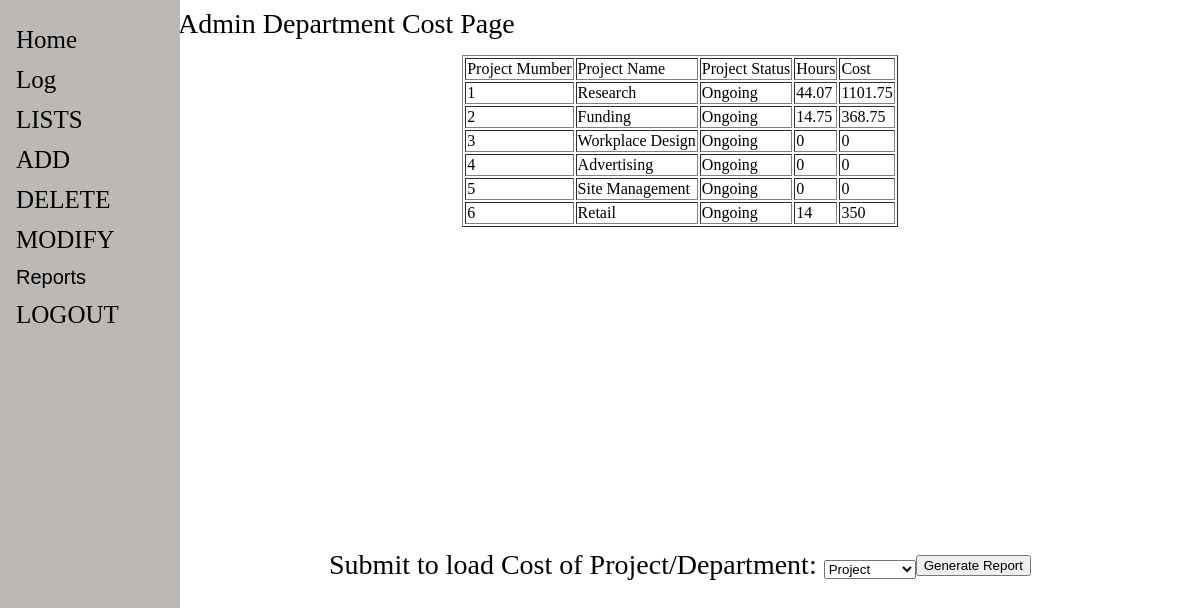
Screenshot of /Admin_Cost.php with the database file from the repository.
### tables this page shows
CREATE TABLE `project` (
  `Project_id` int(11) NOT NULL,
  `Project_name` varchar(45) DEFAULT NULL,
  `Hours` varchar(45) DEFAULT NULL,
  `Cost` float DEFAULT NULL,
  `Status_of_project` varchar(45) DEFAULT NULL,
  `Departments_Department_number` int(11) NOT NULL
);

### Admin_Cost.php (the view, shortened to what this page needs)
<html>
<head>
<div class="sidenav">
    <a href="Admin_home.php">Home</a>
    <a href="Admin_Log.php">Log</a>
    <a href="Admin_list.php">LISTS</a>
    <a href="Admin_Add.php">ADD</a>
    <a href="Admin_Delete.php">DELETE</a>
    <a href="Admin_Modify.php">MODIFY</a>
    <button class="dropdown-btn">Reports
    </button>
    <a href="index.php">LOGOUT</a>
</div>
<div class="main">
    <p>Admin Department Cost Page<br></p>
</div>
<div class="container">
</div>
</head>
<div class="wrapper">
    <div class="container">
    <div class="top">
<?php
$port = $_SERVER['WEBSITE_MYSQL_PORT'];
$host = "localhost:$port";
$username = "azure";
$password = "6#vWHD_$";
$db_name = "localdb";
$mysqli = new mysqli($host,$username,$password,$db_name);
    $Department_id = $_POST['add'];
    if($Department_id === 'department')
    {
        $sq = "SELECT d.Department_number, IFNULL(SUM(p.Hours),0), IFNULL(SUM(p.Cost),0) from departments AS d LEFT JOIN project AS p ON d.Department_number = p.Departments_Department_number GROUP By d.Department_number, p.Departments_Department_number ";
            $resul = mysqli_query($mysqli,$sq);
            echo "<br>";
            echo "<table border='1'>";
            echo "<td>".'Department Number'."</td>";
            echo "<td>".'Hours'."</td>";
            echo "<td>".'Cost'."</td>";
            while($row = mysqli_fetch_assoc($resul)){
                echo "<tr>";
                foreach($row as $field => $value){
                    echo "<td>".$value."</td>";
                }
                echo "</tr>";
            }
            echo "</table>";
    }
    else if($Project_id = 'project')
    {
        $sql = "SELECT Project_id, Project_name, Status_of_project, Hours, Cost FROM project";
            $result = mysqli_query($mysqli,$sql);
            echo "<br>";
            echo "<table border='1'>";
            echo "<td>".'Project Mumber'."</td>";
            echo "<td>".'Project Name'."</td>";
            echo "<td>".'Project Status'."</td>";
            echo "<td>".'Hours'."</td>";
            echo "<td>".'Cost'."</td>";
            while($row = mysqli_fetch_assoc($result)){
                echo "<tr>";
                foreach($row as $field => $value){
                    echo "<td>".$value."</td>";
                }
                echo "</tr>";
            }
            echo "</table>";
    }
?>
</div>
    </div>
    <div class="bottom">
        <form action="Admin_Cost.php" method="POST">
            <div class="container">
                <p>Submit to load Cost of Project/Department: <select type="text" name="add">
                <option value='project'>Project</option>
                </select></p>
                <input type="Submit" value = "Generate Report">
                </form>
            </div>
            </div>
</html>

### Admin_Cost.php (style rules this page uses)
.container { display: flex; align-items: center; justify-content: center; height: 70px; margin-left: 160px; font-size: 28px; padding: 0px 10px; }
.top { display: table-row; height: 300px; }
.bottom { display: table-row; height:50%; }
.wrapper { display: table; height: 100%; width: 100%; }
.sidenav { height: 100%; width: 180px; position: fixed; z-index: 1; top: 0; left: 0; background-color: #BBB8B6; overflow-x: hidden; padding-top: 20px; }
.sidenav a, .dropdown-btn { padding: 6px 8px 6px 16px; text-decoration: none; font-size: 20px; color: #000000; display: block; border: none; background: none; width:100%; text-align: left; cursor: pointer; outline: none; background-color: #BBB8B6; }
.sidenav a { padding: 6px 8px 6px 16px; text-decoration: none; font-size: 25px; color: #000000; display: block; }
.main { margin-left: 160px; font-size: 28px; padding: 0px 10px; }

### rows the page displays
project: Project_id "1", Project_name "Research", Status_of_project "Ongoing", Hours "44.07", Cost "1101.75"
project: Project_id "2", Project_name "Funding", Status_of_project "Ongoing", Hours "14.75", Cost "368.75"
project: Project_id "3", Project_name "Workplace Design", Status_of_project "Ongoing", Hours "0", Cost "0"
project: Project_id "4", Project_name "Advertising", Status_of_project "Ongoing", Hours "0", Cost "0"
project: Project_id "5", Project_name "Site Management", Status_of_project "Ongoing", Hours "0", Cost "0"
project: Project_id "6", Project_name "Retail", Status_of_project "Ongoing", Hours "14", Cost "350"
